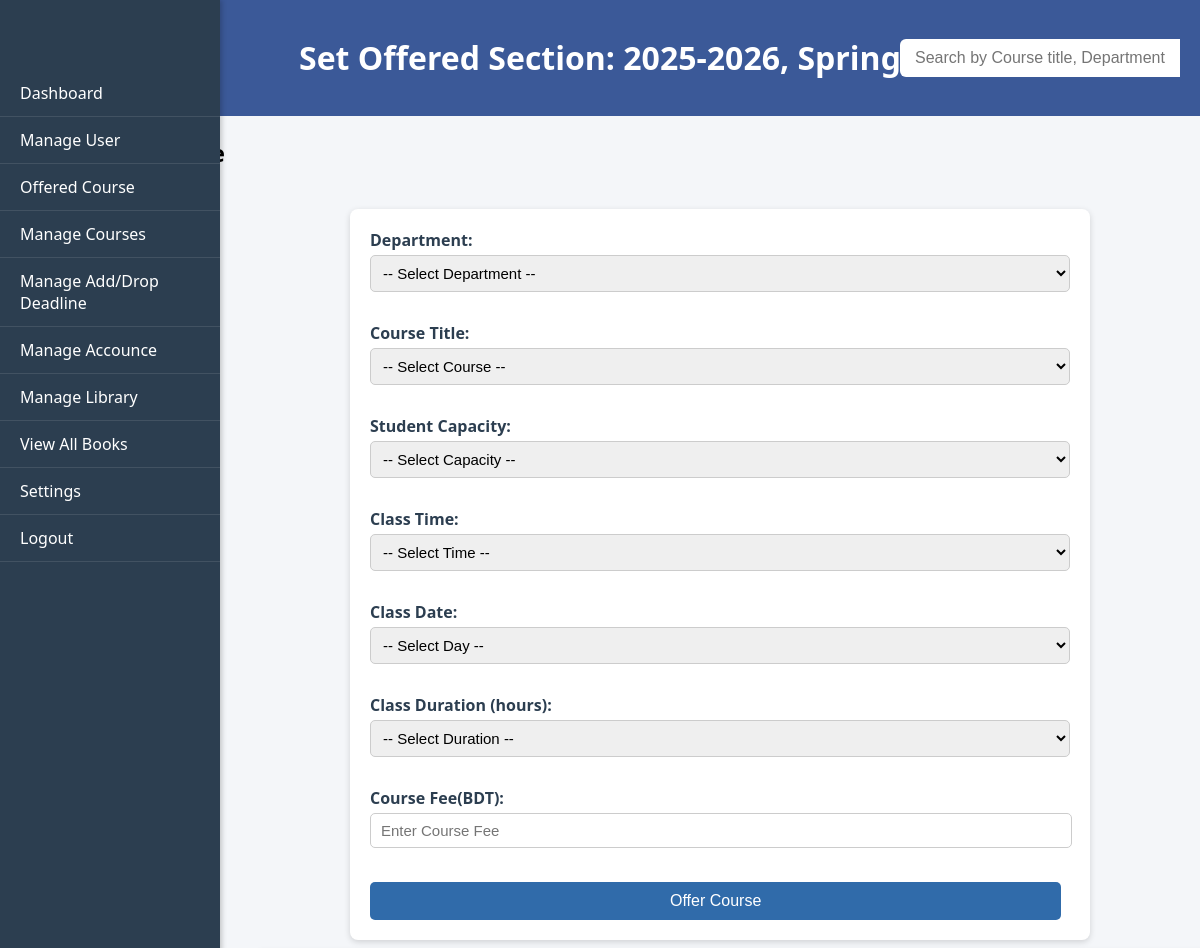
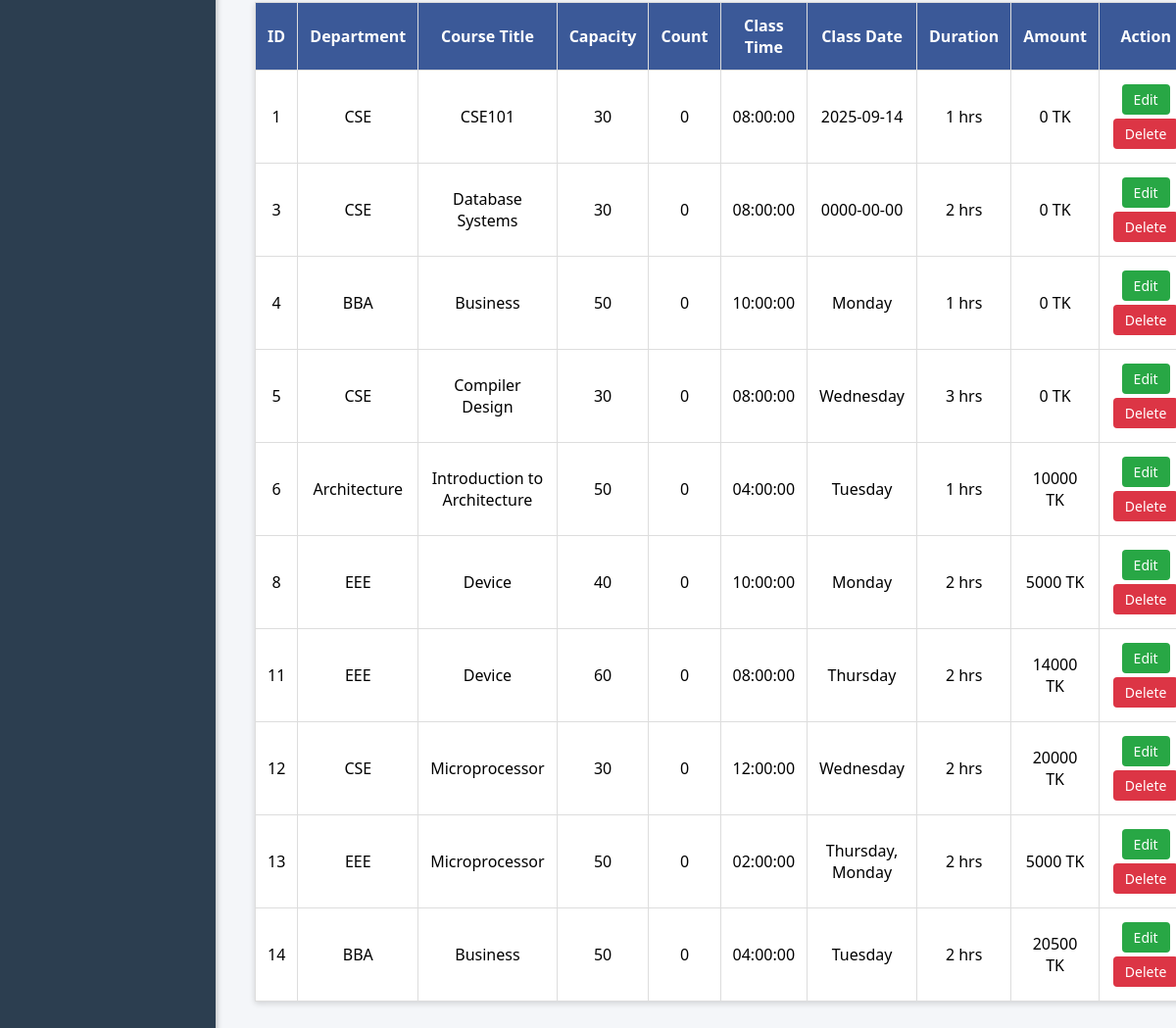
The page /Admin/view/OfferCourse.php on the database its author committed (2 pictures, top to bottom).
### tables this page shows
CREATE TABLE `offered_course` (
  `id` int(11) NOT NULL,
  `department` varchar(100) NOT NULL,
  `course_title` varchar(250) NOT NULL,
  `student_capacity` int(11) NOT NULL,
  `student_count` int(11) NOT NULL DEFAULT 0,
  `class_time` time NOT NULL,
  `class_date` varchar(100) NOT NULL,
  `duration` varchar(100) NOT NULL,
  `course_fee` int(250) NOT NULL
);

### Admin/view/OfferCourse.php (the view, shortened to what this page needs)
<?php
include "../PHP/config.php";
$result = $conn->query("SELECT * FROM offered_course ORDER BY id ASC");
?>
<!DOCTYPE html>
<html>
       <head>
          <link rel="stylesheet" href="../css/style.css">
          <link rel="stylesheet" href="../css/OfferedCourseStyle.css">
          <link rel="stylesheet" href="../css/OfferCourseActionButton.css">
      </head>
      <body>
            <header>
               <h1>Set Offered Section: 2025-2026, Spring</h1>
               <div class="search-box">
               <input type="text" id="searchInput" placeholder="Search by Course title, Department">
           </header>
            <div class="container">
                  <aside class="sidebar">
                      <ul>
                         <li><a href="index.php">Dashboard</a></li>
                         <li><a href="MangeUser.php">Manage User</a></li>
                         <li><a href="OfferCourse.php">Offered Course</a></li>
                         <li><a href="ManageCourse.php">Manage Courses</a></li>
                         <li><a href="ManageAddDrop.php">Manage Add/Drop Deadline </a></li>
                         <li><a href="Manage Accounce.php">Manage Accounce</a></li>
                         <li><a href="ManageLibrary.php">Manage Library</a></li>
                         <li><a href="ViewAllBooks.php">View All Books</a></li>
                         <li><a href="settings.php">Settings</a></li>
                         <li><a href="studentLoginPage.php">Logout</a></li>
                      </ul>
                  </aside>
                   <main>
                      <h2>Set Offered Course</h2>
                       <div class = "content">
                      <div class="form-container">
                        <form method="POST" action="../php/OfferedCourse.php">
                            <label>Department:</label>
                            <select name="department" required>
                            <option value="">-- Select Department --</option>
                           </select><br><br>
                           <label>Course Title:</label>
                           <select name="course_title" required>
                           <option value="">-- Select Course --</option>
                           </select><br><br>
                           <label>Student Capacity:</label>
                           <select name="student_capacity" required>
                           <option value="">-- Select Capacity --</option>
                           </select><br><br>
                           <label>Class Time:</label>
                           <select name="class_time" required>
                           <option value="">-- Select Time --</option>
                           </select><br><br>
                           <label>Class Date:</label>
                           <select name="class_date" required>
                           <option value="">-- Select Day --</option>
                           </select><br><br>
                           <label>Class Duration (hours):</label>
                           <select name="duration" required>
                           <option value="">-- Select Duration --</option>
                           </select><br><br>
                           <label>Course Fee(BDT):</label>
                           <input type="number" name="course_fee" placeholder="Enter Course Fee" required>
                           <br><br>
                           <button type="submit">Offer Course</button>
                     </form>
                  </div>
            <table id = "userTable">
                <thead>
                   <tr>
                      <th>ID</th>
                      <th>Department</th>
                      <th>Course Title</th>
                      <th>Capacity</th>
                     <th>Count</th>
                     <th>Class Time</th>
                     <th>Class Date</th>
                     <th>Duration</th>
                     <th>Amount</th>
                     <th>Action</th>
                    </tr>
               </thead>
                  <?php
                  while ($row = $result->fetch_assoc()) {
                  ?>
                  <tr>
                     <td><?php echo $row['id']; ?></td>
                     <td><?php echo $row['department']; ?></td>
                     <td><?php echo $row['course_title']; ?></td>
                     <td><?php echo $row['student_capacity']; ?></td>
                     <td><?php echo $row['student_count']; ?></td>
                     <td><?php echo $row['class_time']; ?></td>
                     <td><?php echo $row['class_date']; ?></td>
                     <td><?php echo $row['duration']; ?> hrs</td>
                     <td><?php echo $row['course_fee']; ?> TK</td>
                      <td>
                         <a href="../php/editCourse.php?id=<?php echo $row['id']; ?>"
                         class="btn-edit">Edit</a>
                         <a href="../php/deleteCourse.php?id=<?php echo $row['id']; ?>"
                         class="btn-delete"
                         onclick="return confirm('Are you sure you want to delete this course?');">Delete</a>
                      </td>
                    </tr>
                      <?php } ?>
             </table>
         </div>
     </body>
</html>

### Admin/css/style.css (style rules this page uses)
body { margin: 0; font-family: 'Segoe UI', Tahoma, Geneva, Verdana, sans-serif; background: #f4f6f9; }
header { background: #3b5998; color: white; padding: 15px; text-align: center; position: relative; }
.sidebar { width: 220px; background: #2c3e50; color: white; position: fixed; top: 0; left: 0; height: 100%; padding-top: 70px; box-shadow: 2px 0 5px rgba(0,0,0,0.2); }
.sidebar ul { list-style: none; padding: 0; margin: 0; }
.sidebar ul li { border-bottom: 1px solid rgba(255,255,255,0.1); }
.sidebar ul li a { display: block; padding: 12px 20px; color: white; text-decoration: none; font-size: 16px; transition: background 0.3s; }
.content { margin-left: 240px; padding: 20px; }
.search-box { position: absolute; top: 50%; right: 20px; transform: translateY(-50%); display: flex; align-items: center; }
.search-box input { padding: 10px 15px; width: 250px; font-size: 16px; border: none; border-radius: 6px 0 0 6px; outline: none; }
.form-container { background: white; padding: 20px; border-radius: 8px; box-shadow: 0 2px 6px rgba(0,0,0,0.15); margin-bottom: 30px; }

### Admin/css/OfferedCourseStyle.css (style rules this page uses)
.form-container { background: white; padding: 20px; border-radius: 8px; box-shadow: 0 2px 6px rgba(0,0,0,0.15); margin: 0px auto; text-align:left; width: 700px; }
.form-container label { display: block; margin-bottom: 4px; font-weight: bold; color: #2c3e50; }
.form-container select { width: 100%; padding: 8px; margin-bottom: 8px; border-radius: 5px; border: 1px solid #ccc; font-size: 15px; }
.form-container button { background: #306baa; color: #fff; padding: 10px 300px; border: none; border-radius: 5px; cursor: pointer; font-size: 16px; }
table { width: 100%; margin:10px auto; border-collapse: collapse; background: white; box-shadow: 0 2px 6px rgba(0,0,0,0.15); }
th, td { padding: 12px; border: 1px solid #ddd; text-align: center; }
th { background: #3b5998; color: white; }

### Admin/css/OfferCourseActionButton.css (style rules this page uses)
.form-container input[type="number"] { width: 680px; padding: 8px 10px; margin-bottom: 12px; border-radius: 5px; border: 1px solid #ccc; font-size: 15px; display: inline-block; }
.btn-edit { background-color: #28a745; color: white; padding: 6px 12px; border-radius: 4px; text-decoration: none; margin: 2px; font-size: 14px; display: inline-block; }
.btn-delete { background-color: #dc3545; color: white; padding: 6px 12px; border-radius: 4px; text-decoration: none; margin: 2px; font-size: 14px; display: inline-block; }

### rows shown on the page
offered_course: id "1", department "CSE", course_title "CSE101", student_capacity "30", student_count "0", class_time "08:00:00", class_date "2025-09-14", duration "1", course_fee "0"
offered_course: id "3", department "CSE", course_title "Database Systems", student_capacity "30", student_count "0", class_time "08:00:00", class_date "0000-00-00", duration "2", course_fee "0"
offered_course: id "4", department "BBA", course_title "Business", student_capacity "50", student_count "0", class_time "10:00:00", class_date "Monday", duration "1", course_fee "0"
offered_course: id "5", department "CSE", course_title "Compiler Design", student_capacity "30", student_count "0", class_time "08:00:00", class_date "Wednesday", duration "3", course_fee "0"
offered_course: id "6", department "Architecture", course_title "Introduction to Architecture", student_capacity "50", student_count "0", class_time "04:00:00", class_date "Tuesday", duration "1", course_fee "10000"
offered_course: id "8", department "EEE", course_title "Device", student_capacity "40", student_count "0", class_time "10:00:00", class_date "Monday", duration "2", course_fee "5000"
offered_course: id "11", department "EEE", course_title "Device", student_capacity "60", student_count "0", class_time "08:00:00", class_date "Thursday", duration "2", course_fee "14000"
offered_course: id "12", department "CSE", course_title "Microprocessor", student_capacity "30", student_count "0", class_time "12:00:00", class_date "Wednesday", duration "2", course_fee "20000"
offered_course: id "13", department "EEE", course_title "Microprocessor", student_capacity "50", student_count "0", class_time "02:00:00", class_date "Thursday, Monday", duration "2", course_fee "5000"
offered_course: id "14", department "BBA", course_title "Business", student_capacity "50", student_count "0", class_time "04:00:00", class_date "Tuesday", duration "2", course_fee "20500"
